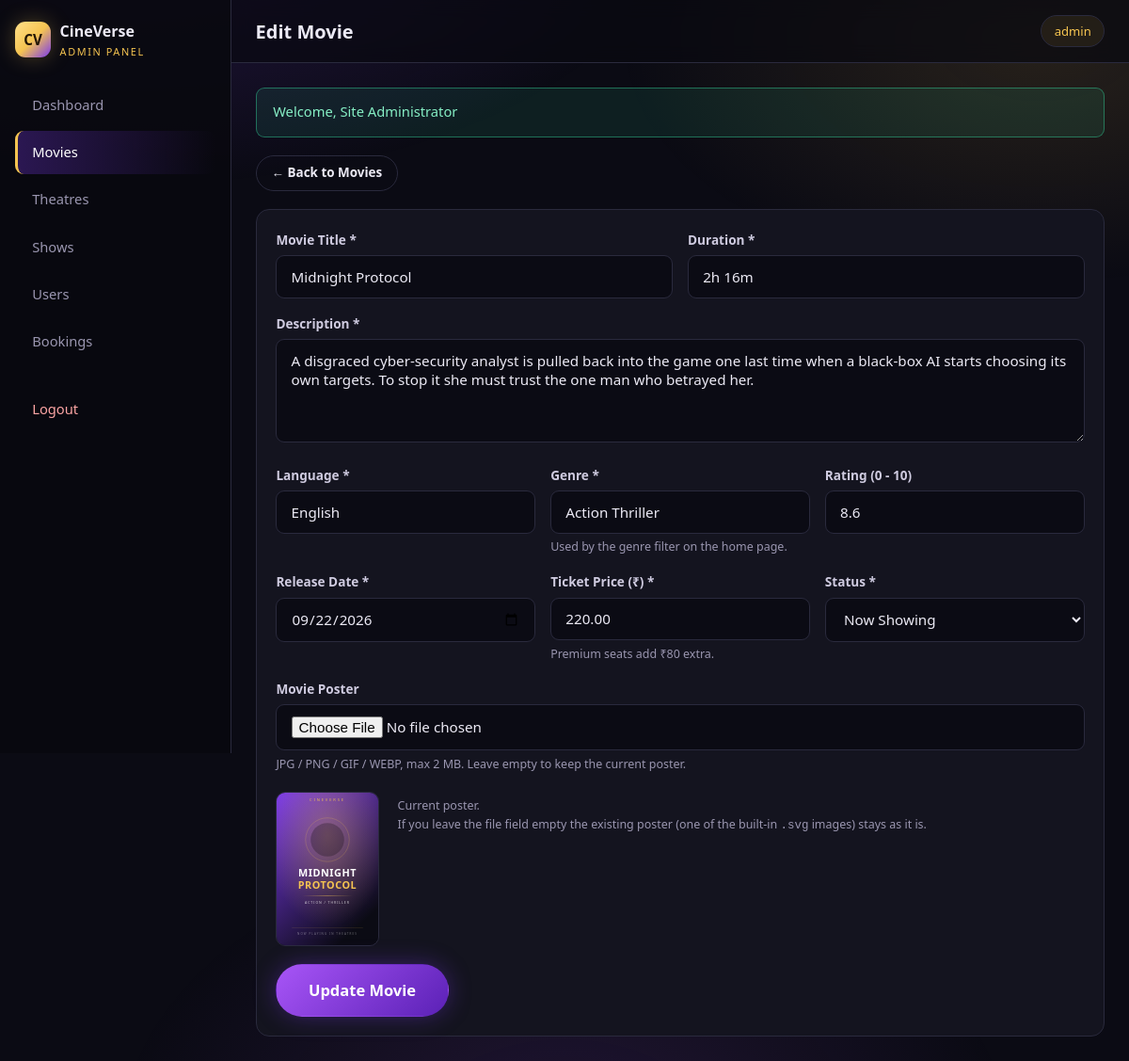
Screenshot of /admin/movie_form.php?id=1 (signed in) with the database file from the repository.
### tables this page shows
CREATE TABLE `movies` (
  `id`            INT AUTO_INCREMENT PRIMARY KEY,
  `title`         VARCHAR(150) NOT NULL,
  `description`   TEXT,
  `duration`      VARCHAR(20)  DEFAULT NULL,
  `language`      VARCHAR(60)  DEFAULT NULL,
  `genre`         VARCHAR(100) DEFAULT NULL,
  `rating`        DECIMAL(2,1) DEFAULT 0.0,
  `release_date`  DATE         DEFAULT NULL,
  `ticket_price`  DECIMAL(6,2) NOT NULL DEFAULT 150.00,
  `poster`        VARCHAR(255) DEFAULT 'default-poster.svg',
  `status`        ENUM('now_showing','upcoming') NOT NULL DEFAULT 'now_showing',
  `created_at`    TIMESTAMP DEFAULT CURRENT_TIMESTAMP
);

### includes/auth.php (called while the page is built, shortened)
<?php
function is_admin_logged_in()
{
    return isset($_SESSION['admin_id']);
}
function current_admin($pdo)
{
    $stmt = $pdo->prepare("SELECT * FROM admins WHERE id = ?");
    $stmt->execute(array($_SESSION['admin_id']));
    return $stmt->fetch() ?: null;
}

### admin/movie_form.php (the view, shortened to what this page needs)
<?php
require_once __DIR__ . '/../config/db.php';
require_once __DIR__ . '/../includes/functions.php';
require_once __DIR__ . '/../includes/auth.php';
$movie_id = isset($_GET['id']) ? (int) $_GET['id'] : 0;
$is_edit  = ($movie_id > 0);
$movie = array(
    'title' => '', 'description' => '', 'duration' => '', 'language' => '',
    'genre' => '', 'rating' => '7.0', 'release_date' => date('Y-m-d'),
    'ticket_price' => '150.00', 'poster' => 'default-poster.svg', 'status' => 'now_showing'
);
if ($is_edit) {
    $stmt = $pdo->prepare("SELECT * FROM movies WHERE id = ?");
    $stmt->execute(array($movie_id));
    $found = $stmt->fetch();
    $movie = array_merge($movie, $found);
}
$page_title = $is_edit ? 'Edit Movie' : 'Add Movie';
require __DIR__ . '/../includes/admin_header.php';
?>
<div class="toolbar-admin">
  <a class="btn btn-ghost btn-sm" href="<?php echo url('admin/movies.php'); ?>">&larr; Back to Movies</a>
</div>
<div class="card" style="max-width:920px">
  <form method="post" action="" enctype="multipart/form-data" data-validate-form novalidate>
    <div class="form-row">
      <div class="field">
        <label for="title">Movie Title *</label>
        <input type="text" id="title" name="title" value="<?php echo e($movie['title']); ?>"
               placeholder="e.g. Midnight Protocol" data-validate="required" required>
      </div>
      <div class="field">
        <label for="duration">Duration *</label>
        <input type="text" id="duration" name="duration" value="<?php echo e($movie['duration']); ?>"
               placeholder="e.g. 2h 16m" data-validate="required" required>
      </div>
    </div>
    <div class="field">
      <label for="description">Description *</label>
      <textarea id="description" name="description"
                placeholder="A short plot summary shown on the movie details page."><?php echo e($movie['description']); ?></textarea>
    </div>
    <div class="form-row">
      <div class="field">
        <label for="language">Language *</label>
        <input type="text" id="language" name="language" value="<?php echo e($movie['language']); ?>"
               placeholder="English / Hindi / Tamil" data-validate="required" required>
      </div>
      <div class="field">
        <label for="genre">Genre *</label>
        <input type="text" id="genre" name="genre" value="<?php echo e($movie['genre']); ?>"
               placeholder="Action, Thriller (separate with a comma)" data-validate="required" required>
        <p class="hint">Used by the genre filter on the home page.</p>
      </div>
      <div class="field">
        <label for="rating">Rating (0 - 10)</label>
        <input type="number" id="rating" name="rating" value="<?php echo e($movie['rating']); ?>"
               step="0.1" min="0" max="10" data-validate="required">
      </div>
    </div>
    <div class="form-row">
      <div class="field">
        <label for="release_date">Release Date *</label>
        <input type="date" id="release_date" name="release_date" value="<?php echo e($movie['release_date']); ?>" required>
      </div>
      <div class="field">
        <label for="ticket_price">Ticket Price (<?php echo CURRENCY; ?>) *</label>
        <input type="number" id="ticket_price" name="ticket_price" value="<?php echo e($movie['ticket_price']); ?>"
               step="1" min="1" data-validate="required" required>
        <p class="hint">Premium seats add <?php echo money(PREMIUM_SURCHARGE); ?> extra.</p>
      </div>
      <div class="field">
        <label for="status">Status *</label>
        <select id="status" name="status">
          <option value="now_showing" <?php echo $movie['status'] === 'now_showing' ? 'selected' : ''; ?>>Now Showing</option>
        </select>
      </div>
    </div>
    <div class="field">
      <label for="poster">Movie Poster</label>
      <input type="file" id="poster" name="poster" accept=".jpg,.jpeg,.png,.gif,.webp,image/*">
      <p class="hint">JPG / PNG / GIF / WEBP, max 2 MB. Leave empty to keep the current poster.</p>
    </div>
    <div style="display:flex;gap:1.2rem;align-items:flex-start;margin:1.2rem 0">
      <img src="<?php echo e(poster_url($movie['poster'])); ?>" alt=""
           style="width:110px;border-radius:10px;border:1px solid var(--line)">
      <p class="hint">
        Current poster.<br>
        If you leave the file field empty the existing poster (one of the built-in
        <code>.svg</code> images) stays as it is.
      </p>
    </div>
    <button type="submit" class="btn btn-purple btn-lg">
      <?php echo $is_edit ? 'Update Movie' : 'Add Movie'; ?>
    </button>
  </form>
</div>
<?php require __DIR__ . '/../includes/admin_footer.php'; ?>

### includes/admin_header.php (shortened to what this page needs)
<?php
$page_title = isset($page_title) ? $page_title : 'Admin';
$admin_user = current_admin($pdo);
$current_file = basename($_SERVER['SCRIPT_NAME']);
?>
<!DOCTYPE html>
<html lang="en">
<head>
<link rel="stylesheet" href="<?php echo url('assets/css/style.css'); ?>">
</head>
<body class="admin-body">
<aside class="admin-sidebar" id="adminSidebar">
  <a class="admin-brand" href="<?php echo url('admin/index.php'); ?>">
    <span class="brand-mark">CV</span>
    <span><?php echo e(SITE_NAME); ?><small>Admin Panel</small></span>
  </a>
  <nav class="admin-nav">
    <a class="<?php echo $current_file === 'index.php' ? 'active' : ''; ?>" href="<?php echo url('admin/index.php'); ?>">Dashboard</a>
    <a class="<?php echo in_array($current_file, array('movies.php','movie_form.php')) ? 'active' : ''; ?>" href="<?php echo url('admin/movies.php'); ?>">Movies</a>
    <a class="<?php echo in_array($current_file, array('theatres.php','theatre_form.php')) ? 'active' : ''; ?>" href="<?php echo url('admin/theatres.php'); ?>">Theatres</a>
    <a class="<?php echo in_array($current_file, array('shows.php','show_form.php')) ? 'active' : ''; ?>" href="<?php echo url('admin/shows.php'); ?>">Shows</a>
    <a class="<?php echo $current_file === 'users.php' ? 'active' : ''; ?>" href="<?php echo url('admin/users.php'); ?>">Users</a>
    <a class="<?php echo $current_file === 'bookings.php' ? 'active' : ''; ?>" href="<?php echo url('admin/bookings.php'); ?>">Bookings</a>
    <a class="logout" href="<?php echo url('admin/logout.php'); ?>">Logout</a>
  </nav>
</aside>
<div class="admin-main">
  <header class="admin-topbar">
    <h1><?php echo e($page_title); ?></h1>
    <div class="admin-user">
      <?php echo e($admin_user ? $admin_user['username'] : 'admin'); ?>
    </div>
  </header>
  <div class="admin-content">

### rows the page displays
movies: title "Midnight Protocol", duration "2h 16m", description "A disgraced cyber-security analyst is pulled back into the game one last time when a black-box AI starts choosing its own targets. To stop it she must trust the one man who betrayed her.", language "English", genre "Action Thriller", rating "8.6", release_date "09/22/2026", ticket_price "220.00", status "Now Showing", poster (picture)

### other values shown
SITE_NAME "CineVerse"
$page_title "Edit Movie"
$admin_user ? $admin_user['username'] : 'admin' "admin"
$flash['message'] "Welcome, Site Administrator"
CURRENCY "₹"
money(PREMIUM_SURCHARGE) "₹80"
